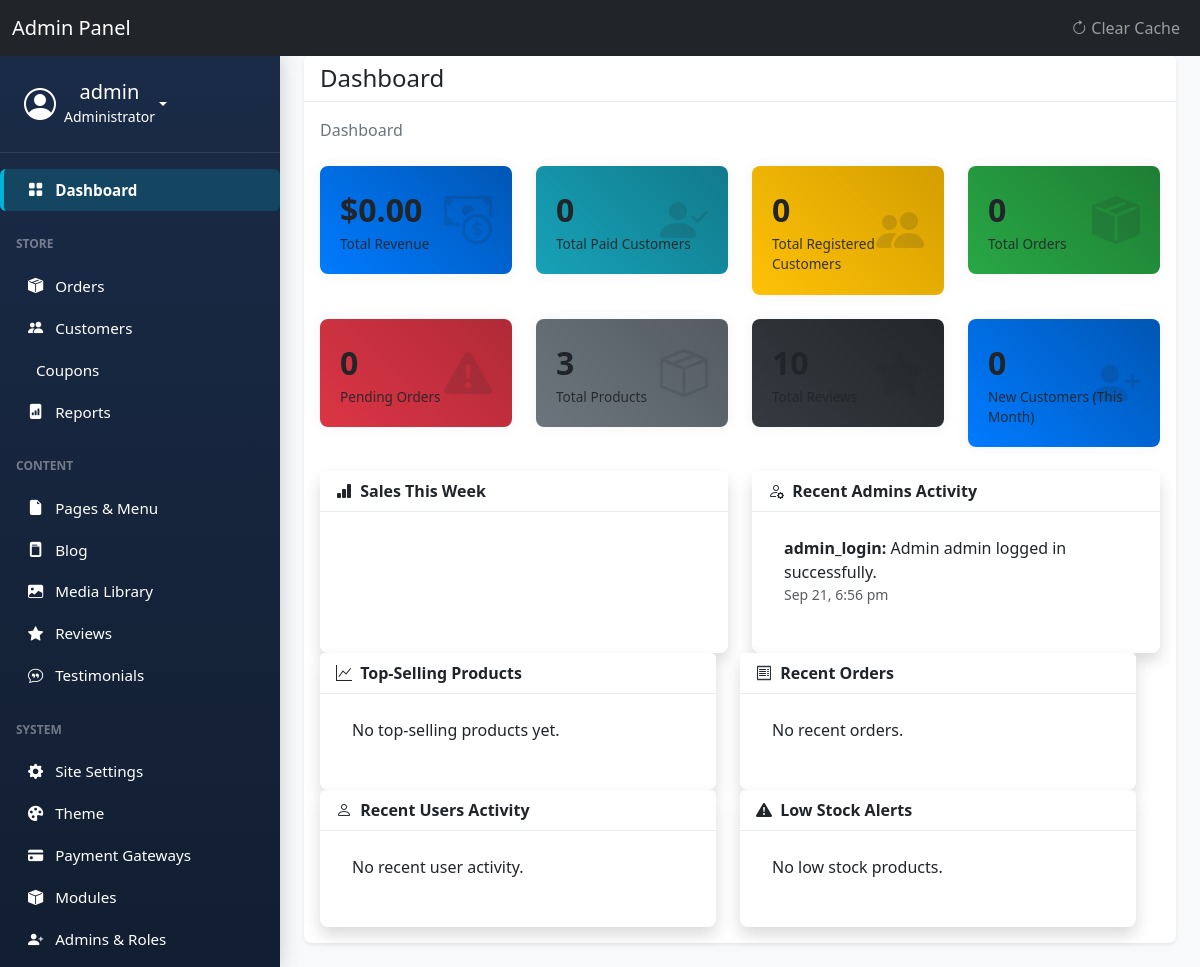
Page /admin/dashboard.php (signed in) on the committed database.
### tables this page shows
CREATE TABLE `activity_logs` (
  `id` int(11) NOT NULL,
  `user_type` enum('admin','user','guest') NOT NULL,
  `user_id` int(11) DEFAULT NULL,
  `action` varchar(100) NOT NULL,
  `details` text DEFAULT NULL,
  `ip_address` varchar(45) DEFAULT NULL,
  `user_agent` text DEFAULT NULL,
  `timestamp` timestamp NOT NULL DEFAULT current_timestamp()
);

### admin/dashboard.php (the view, shortened to what the rows shown need)
<?php
require_once __DIR__ . '/../core/functions.php';
$recent_admin_activity = $conn->query("SELECT * FROM activity_logs WHERE user_type = 'admin' ORDER BY timestamp DESC LIMIT 5");
require_once __DIR__ . '/../includes/admin_header.php';
require_once __DIR__ . '/../includes/admin_sidebar.php';
?>
<div class="container-fluid px-4">
    <div class="card shadow-sm mb-4">
        <div class="card-header">
            <h1 class="h4 mb-0">Dashboard</h1>
        </div>
        <div class="card-body">
    <div class="row">
                <div class="col-xl-6">
                    <div class="card shadow mb-4 card-hover-effect h-100">
                        <div class="card-body">
                            <ul class="list-group list-group-flush">
                                <?php if ($recent_admin_activity->num_rows > 0): ?>
                                    <?php while($activity = $recent_admin_activity->fetch_assoc()): ?>
                                        <li class="list-group-item py-2">
                                            <strong><?php echo htmlspecialchars($activity['action']); ?>:</strong>
                                            <span><?php echo htmlspecialchars($activity['details']); ?></span>
                                            <small class="text-muted d-block"><?php echo date("M j, g:i a", strtotime($activity['timestamp'])); ?></small>
                                        </li>
                                    <?php endwhile; ?>
                                <?php else: ?>
                                    <li class="list-group-item">No recent admin activity.</li>
                                <?php endif; ?>
                            </ul>
                        </div>
                    </div>
                </div>
        </div>
    </div>
</div>
<?php require_once __DIR__ . '/../includes/admin_footer.php'; ?>

### includes/admin_sidebar.php (shortened to what the rows shown need)
<?php
require_once __DIR__ . '/../core/functions.php';
$admin_user = get_current_admin();
?>
<div class="d-flex flex-column flex-shrink-0" id="sidebar-wrapper">
    <div class="sidebar-header text-center">
        <div class="dropdown">
            <a href="#" class="d-flex align-items-center text-white text-decoration-none dropdown-toggle" id="dropdownUser1" data-bs-toggle="dropdown" aria-expanded="false">
                <div>
                    <h5 class="mb-0"><?php echo htmlspecialchars($admin_user['username'] ?? 'Admin'); ?></h5>
                    <small>Administrator</small>
                </div>
            </a>
        </div>
    </div>
</div>

### rows in the picture
activity_logs: action "admin_login", details "Admin admin logged in successfully.", timestamp "Sep 21, 6:56 pm"

### other values in the picture
$admin_user['username'] "admin"
$total_sales "0.00"
$total_paid_customers "0"
$total_registered_customers "0"
$total_orders "0"
$pending_orders "0"
$total_products "3"
$new_customers_this_month "0"
